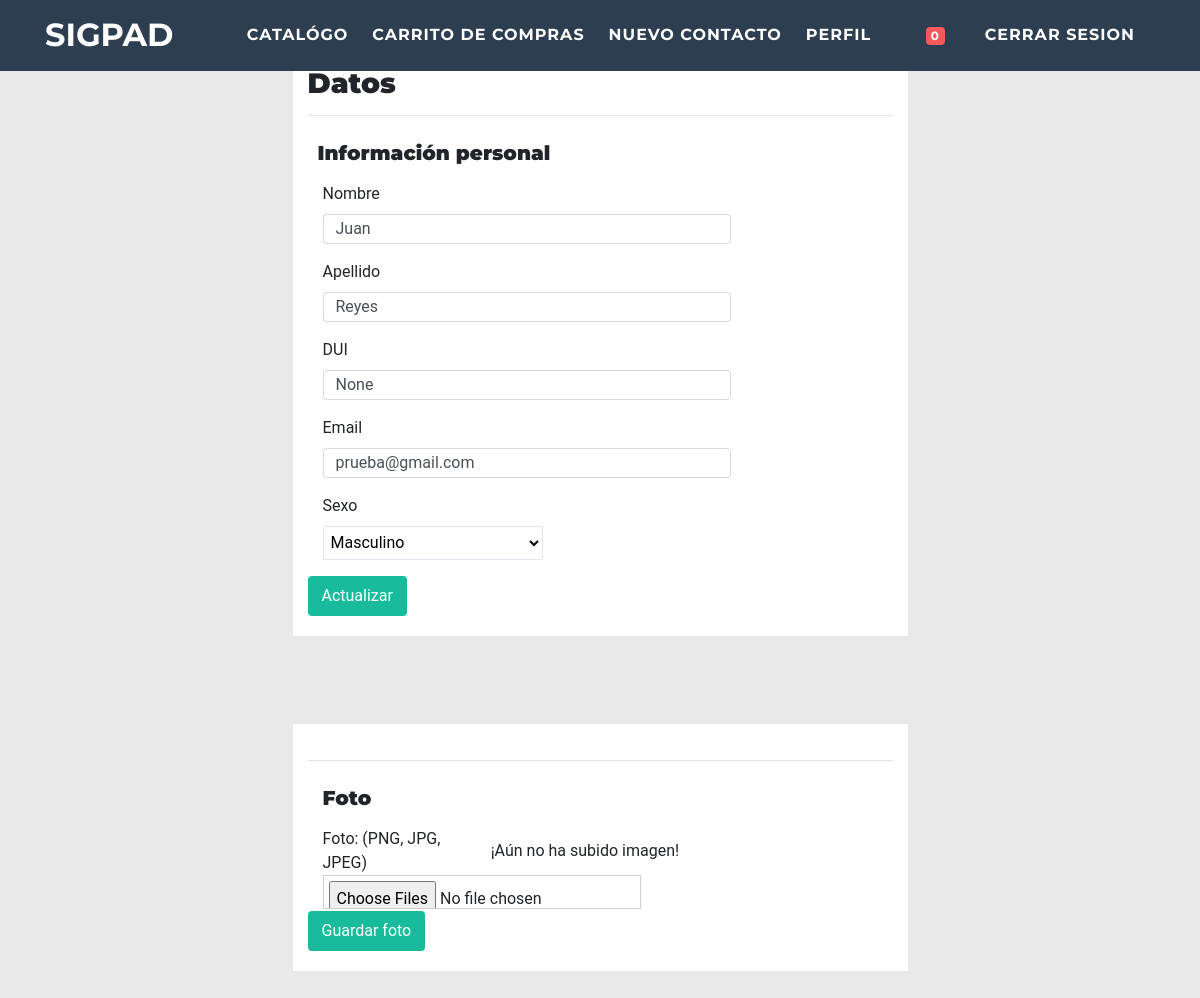
The app's page /editarFotoCliente/1 (signed in), older data.
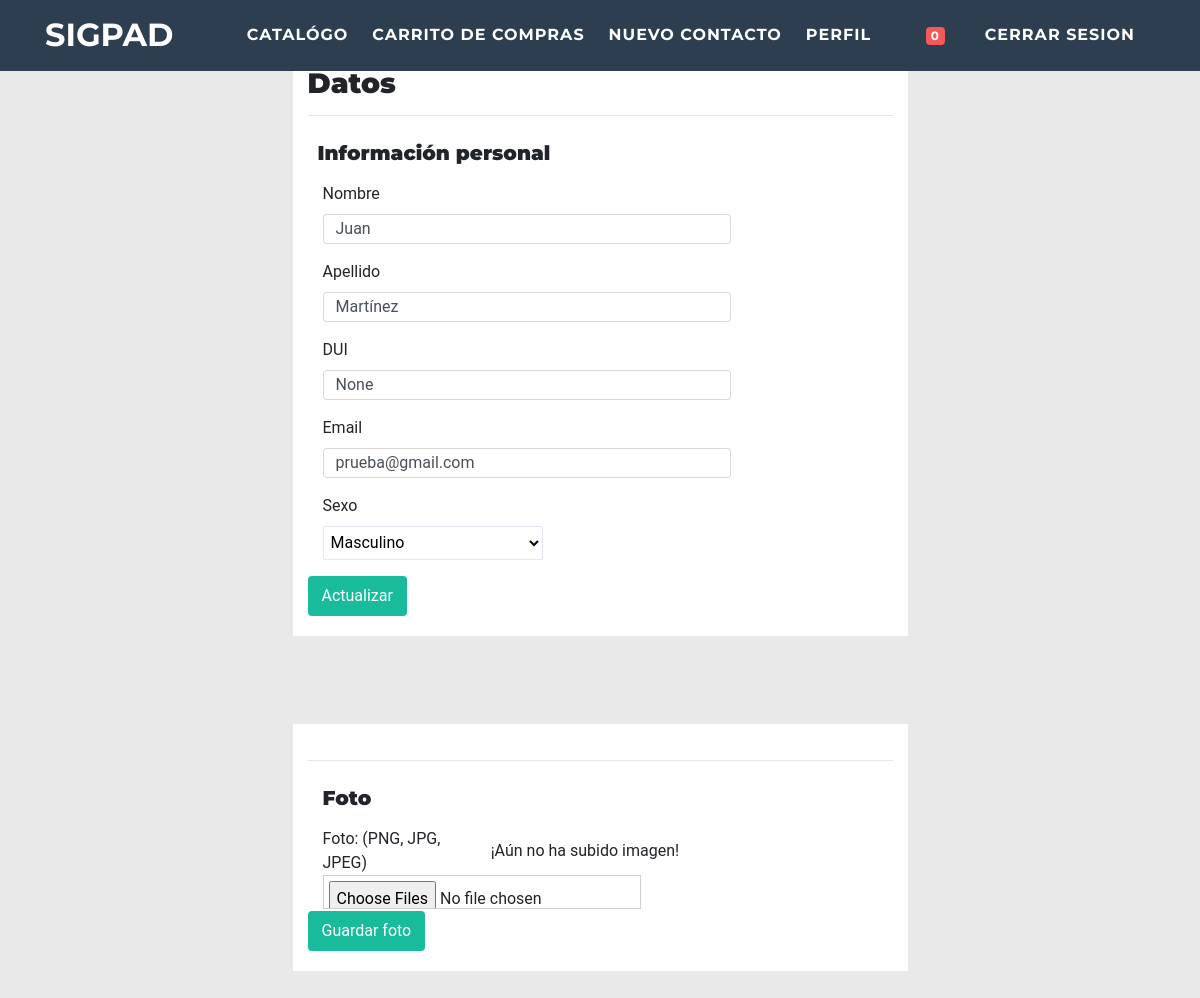
The same page, newer data.
### SIGPAd/models.py (models this page shows, shortened)
class Cliente(models.Model):
	usuario = models.ForeignKey(User, on_delete=models.CASCADE)
	nombre = models.CharField(max_length=25)
	apellido = models.CharField(max_length=25)
	sexo = models.CharField(max_length=10, blank=True)
	email = models.EmailField(max_length=70)
	dui = models.CharField(max_length=10, blank=True, null=True)
	estado = models.IntegerField(default=1)
	foto = models.ImageField(upload_to="foto_cliente", null=True,blank=True)
	class Meta:
		permissions = (
			('es_cliente', _('Es Cliente')),
		)

### Foro/views.py (the view)
# urls.py: url(r'editarFotoCliente/(?P<pk>\d+)$', login_required(editarFotoCliente), name="editarFotoCliente"),
def editarFotoCliente(request,pk):
	try:
		cliente = Cliente.objects.get(pk=pk)
	except Cliente.DoesNotExist:
		cliente = None
	if cliente is not None:
		if request.method == 'POST':
			cliente.foto = request.FILES.get('foto',None)
			cliente.save()
			return redirect("/")
		else:
			context = {
				'cliente':cliente,
			}
		return render(request,"cliente/editarClientes.html", context)

### Foro/templates/cliente/editarClientes.html (shortened to what this page needs)
{% extends "exterior/foro_interior.html" %}
{% load staticfiles %}
{% block Body %}
    <div class="row mt-5 justify-content-center">
      <div class="col-sm-6 tab-content">
            <div class="header">
                    <h3 class="content-header"><strong>Datos</strong></h3>
            </div>
            <hr>
            <h5 class="content-header"><strong>Información personal</strong></h5>
            <div class="porlets-content">
                    <form action="" method="POST" role="form" enctype="multipart/form-data" accept-charset="UTF-8" class="form-horizontal row-border" >
                        <div class="form-group">
                                <label class="col-sm-3 control-label">Nombre</label>
                                <div class="col-sm-9">
                                  <input class="form-control" type="nombre" id="nombre" name="nombre" required="required" pattern="[a-zA-Z]{1-15}" value="{{cliente.nombre}}" >
                                </div>
                              </div>
                        <div class="form-group">
                                <label class="col-sm-3 control-label">Apellido</label>
                                    <div class="col-sm-9">
                                      <input class="form-control" type="apellido" id="apellido" name="apellido" required="required" pattern="[a-zA-Z]{1-15}" value="{{cliente.apellido}}" >
                                    </div>
                        </div>
                        <div class="form-group">
                                <label class="col-sm-3 control-label">DUI</label>
                                <div class="col-sm-9">
                                    <input type="text" class="form-control" id="dui" name="dui" value="{{cliente.dui}}" pattern="[0-9]{8}" required="required">
                                </div>
                        </div>
                        <div class="form-group">
                                      <label class="col-sm-3 control-label">Email</label>
                                      <div class="col-sm-9">
                                    <input type="text" class="form-control" id="email" name="email" value="{{cliente.email}}" pattern="[a-zA-Z]{1-15}" required="required">
                                  </div>
                        </div><div class="form-group">
                                <label class="col-sm-3 control-label">Sexo</label>
                                <div class="col-sm-9">
                                    <select id="sexo" class="input100 has val" name="sexo" value="{{cliente.sexo}}">
                                        <option id="masculino" value="masculino">Masculino</option>
                                    </select>
                                </div>
                        </div>
                        <div class="bottom">
                          <button type="submit" class="btn btn-primary">Actualizar</button>
                        </div>
                    </form>
            </div>
        </div>
    </div>
    <div class="row mt-5 justify-content-center">
      <div class="col-sm-6 tab-content">
         <hr>
           <h5 class="col-md-6"><strong>Foto</strong></h5>
        <div class="porlets-content">
          <form class="form-inline" action="{% url 'Foro:editarFotoCliente' pk=cliente.id %}" method="post" enctype="multipart/form-data" class="form-horizontal row-border" >
            <div class="form-group">
                {% if cliente.foto %}
                      <label class="col-sm-3 control-label">Foto: (PNG, JPG, JPEG)</label>
                      <div class="col-sm-9">
                          <input type="file" id="foto" name="foto" accept=".jpg, .jpeg, .png" src="{{cliente.foto.url}}" multiple>
                      </div>
                {% else %}
                    <label class="col-sm-3 control-label">Foto: (PNG, JPG, JPEG)</label>
                    <label> ¡Aún no ha subido imagen! </label>
                    <div class="col-sm-9">
                        <input type="file" id="foto" name="foto" accept=".jpg, .jpeg, .png" multiple>
                    </div>
                   {% endif %}
               </div>
            <div class="form-group">
                <div class="bottom">
                        <input type="submit" class="btn btn-primary" id="guardar" name="submit" value="Guardar foto">
                </div>
            </div>
        </div>
       </div>
    </div>
{% endblock Body %}

### Foro/templates/exterior/foro_interior.html (shortened to what this page needs)
{% extends "base_exterior.html" %}
{% load staticfiles %}
{% block META %}
    <link href="{% static 'css/mini_chat.css'%}" rel="stylesheet" type="text/css">
{% endblock META %}
{% block Navegacion %}
<nav class="navbar navbar-expand-lg bg-secondary fixed-top text-uppercase" id="mainNav">
        <div class="container">
          <a class="navbar-brand js-scroll-trigger" href="#page-top">SIGPAd</a>
          <div class="collapse navbar-collapse " id="navbarResponsive">
            <ul class="navbar-nav ml-auto">
              <li class="nav-item mx-0 mx-lg-1">
                <a class="nav-link py-3 px-0 px-lg-2 rounded js-scroll-trigger" href="/articulos">CATALÓGO</a>
              </li>
              <li class="nav-item mx-0 mx-lg-1">
                <a class="nav-link py-3 px-0 px-lg-2 rounded js-scroll-trigger" href="/preorden">Carrito de Compras</a>
              </li>
              <li class="nav-item mx-0 mx-lg-1">
                <a class="nav-link py-3 px-0 px-lg-2 rounded js-scroll-trigger" href="/nuevoMensaje/">nuevo contacto</a>
              </li>
              <li class="nav-item mx-0 mx-lg-1">
                <a class="nav-link py-3 px-0 px-lg-2 rounded js-scroll-trigger" href="/editarClientes">Perfil</a>
              </li>
              <li class="nav-item mx-0 mx-lg-1 dropdown">
                <a href="" data-toggle="dropdown" class="nav-link py-3 px-0 px-lg-3 rounded js-scroll-trigger"> <i class="fa fa-envelope"></i> <span class="badge badge color_1" id="cant">0</span></a>
              </li>
              <li class="nav-item mx-0 mx-lg-1">
                <a class="nav-link py-3 px-0 px-lg-3 rounded js-scroll-trigger" href="/logout">Cerrar Sesion</a>
              </li>
            </ul>
          </div>
        </div>
</nav>
{% endblock Navegacion %}
{% block Footer %}
<div class="abajo">
</div>
{% endblock Footer %}

### Foro/templates/base_exterior.html (shortened to what this page needs)
{% load staticfiles %}
<!DOCTYPE html>
<html lang="es">
  <head>
    <link rel="stylesheet" type="text/css" href="{% static 'interior/css/admin.css'%}">
    <link href="{% static 'exterior/vendor/bootstrap/css/bootstrap.min.css'%}" rel="stylesheet">
    <link href="{% static 'exterior/vendor/fontawesome-free/css/all.min.css'%}" rel="stylesheet" type="text/css">
    <link href="{% static 'exterior/vendor/magnific-popup/magnific-popup.css'%}" rel="stylesheet" type="text/css">
    <link href="{% static 'exterior/css/freelancer.css'%}" rel="stylesheet">
    {% block META %} {% endblock META %}
  </head>
  <body id="page-top">
    {% block Navegacion %}
    {% endblock Navegacion %}
    {% block Body %}
    {% endblock Body %}
    {% block Footer %}
    {% endblock Footer %}
  </body>
</html>

### Foro/static/exterior/css/freelancer.css (style rules this page uses)
body { font-family: 'Lato'; }
h1, h2, h3, h4, h5, h6 { font-weight: 700; font-family: 'Montserrat'; }
#mainNav { padding-top: 1rem; padding-bottom: 1rem; font-weight: 700; font-family: 'Montserrat'; }
#mainNav .navbar-brand { color: #fff; }
#mainNav .navbar-nav { margin-top: 1rem; letter-spacing: 0.0625rem; }
#mainNav .navbar-nav li.nav-item a.nav-link { color: #fff; }
@media (min-width: 992px) { #mainNav { padding-top: 1.5rem; padding-bottom: 1.5rem; -webkit-transition: padding-top 0.3s, padding-bottom 0.3s; transition: padding-top 0.3s, padding-bottom 0.3s; } }
@media (min-width: 992px) { #mainNav .navbar-brand { font-size: 2em; -webkit-transition: font-size 0.3s; transition: font-size 0.3s; } }
@media (min-width: 992px) { #mainNav .navbar-nav { margin-top: 0; } }
a { color: #18BC9C; }
.btn { border-width: 2px; }
.bg-secondary { background-color: #2C3E50 !important; }
.btn-primary { background-color: #18BC9C; border-color: #18BC9C; }

### Foro/static/css/mini_chat.css (style rules this page uses)
body { background: #e9e9e9; font-family: 'Roboto', sans-serif; -webkit-font-smoothing: antialiased; -moz-osx-font-smoothing: grayscale; }

### Foro/templates/base_exterior.html (style rules this page uses)
.abajo { position: fixed; left: 0; bottom: 0; width: 100%; color: white; display: inline; }

### Foro/templates/exterior/foro_interior.html (style rules this page uses)
html,body { height:100%; width:100%; }
@media (min-width: 992px) { #mainNav { padding-top: 0.4rem; padding-bottom: 0.4rem; -webkit-transition: padding-top 0.3s, padding-bottom 0.3s; transition: padding-top 0.3s, padding-bottom 0.3s; } }

Row changes from the older to the newer data that the page shows:
changed Cliente "Juan": apellido "Reyes" → "Martínez"
